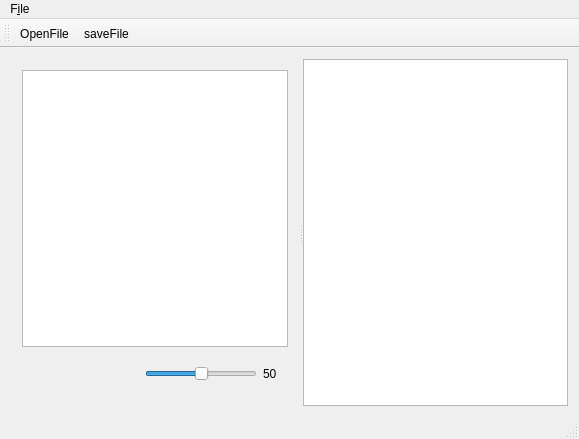
<?xml version="1.0" encoding="UTF-8"?>
<ui version="4.0">
 <class>MainWindow</class>
 <widget class="QMainWindow" name="MainWindow">
  <property name="geometry">
   <rect>
    <x>0</x>
    <y>0</y>
    <width>579</width>
    <height>439</height>
   </rect>
  </property>
  <property name="windowTitle">
   <string>MainWindow</string>
  </property>
  <widget class="QWidget" name="centralWidget">
   <layout class="QHBoxLayout" name="horizontalLayout">
    <item>
     <widget class="QSplitter" name="splitter">
      <property name="orientation">
       <enum>Qt::Horizontal</enum>
      </property>
      <widget class="QWidget" name="widget" native="true">
       <layout class="QVBoxLayout" name="verticalLayout">
        <item>
         <widget class="QGraphicsView" name="graphicsView"/>
        </item>
        <item>
         <widget class="QWidget" name="widget_2" native="true">
          <layout class="QHBoxLayout" name="horizontalLayout_2">
           <item>
            <spacer name="horizontalSpacer">
             <property name="orientation">
              <enum>Qt::Horizontal</enum>
             </property>
             <property name="sizeHint" stdset="0">
              <size>
               <width>40</width>
               <height>20</height>
              </size>
             </property>
            </spacer>
           </item>
           <item>
            <widget class="QSlider" name="horizontalSlider">
             <property name="value">
              <number>50</number>
             </property>
             <property name="orientation">
              <enum>Qt::Horizontal</enum>
             </property>
            </widget>
           </item>
           <item>
            <widget class="QLabel" name="label">
             <property name="text">
              <string>50</string>
             </property>
            </widget>
           </item>
          </layout>
         </widget>
        </item>
       </layout>
      </widget>
      <widget class="QListWidget" name="listWidget">
       <property name="baseSize">
        <size>
         <width>100</width>
         <height>0</height>
        </size>
       </property>
      </widget>
     </widget>
    </item>
   </layout>
  </widget>
  <widget class="QMenuBar" name="menuBar">
   <property name="geometry">
    <rect>
     <x>0</x>
     <y>0</y>
     <width>579</width>
     <height>23</height>
    </rect>
   </property>
   <widget class="QMenu" name="menuFile">
    <property name="title">
     <string>F&amp;ile</string>
    </property>
    <addaction name="actionOpen"/>
    <addaction name="separator"/>
    <addaction name="actionSave"/>
    <addaction name="actionSave_all"/>
    <addaction name="separator"/>
    <addaction name="actionExit"/>
   </widget>
   <addaction name="menuFile"/>
  </widget>
  <widget class="QToolBar" name="mainToolBar">
   <property name="allowedAreas">
    <set>Qt::LeftToolBarArea</set>
   </property>
   <attribute name="toolBarArea">
    <enum>TopToolBarArea</enum>
   </attribute>
   <attribute name="toolBarBreak">
    <bool>false</bool>
   </attribute>
   <addaction name="actionOpenFile"/>
   <addaction name="actionSaveFile"/>
  </widget>
  <widget class="QStatusBar" name="statusBar"/>
  <action name="actionOpen">
   <property name="text">
    <string>open</string>
   </property>
  </action>
  <action name="actionExit">
   <property name="text">
    <string>exit</string>
   </property>
  </action>
  <action name="actionOpenFile">
   <property name="icon">
    <iconset resource="plistimageview.qrc">
     <normaloff>:/icon/D:/tmp/sss/shell32/.rsrc/ICON/1951.ico</normaloff>:/icon/D:/tmp/sss/shell32/.rsrc/ICON/1951.ico</iconset>
   </property>
   <property name="text">
    <string>OpenFile</string>
   </property>
  </action>
  <action name="actionSaveFile">
   <property name="icon">
    <iconset resource="plistimageview.qrc">
     <normaloff>:/icon/D:/tmp/sss/shell32/.rsrc/ICON/1959.ico</normaloff>:/icon/D:/tmp/sss/shell32/.rsrc/ICON/1959.ico</iconset>
   </property>
   <property name="text">
    <string>saveFile</string>
   </property>
  </action>
  <action name="actionSave">
   <property name="text">
    <string>save</string>
   </property>
  </action>
  <action name="actionSave_all">
   <property name="text">
    <string>save all</string>
   </property>
  </action>
 </widget>
 <layoutdefault spacing="6" margin="11"/>
 <resources>
  <include location="plistimageview.qrc"/>
 </resources>
 <connections>
  <connection>
   <sender>actionExit</sender>
   <signal>toggled(bool)</signal>
   <receiver>MainWindow</receiver>
   <slot>close()</slot>
   <hints>
    <hint type="sourcelabel">
     <x>-1</x>
     <y>-1</y>
    </hint>
    <hint type="destinationlabel">
     <x>289</x>
     <y>219</y>
    </hint>
   </hints>
  </connection>
 </connections>
</ui>
